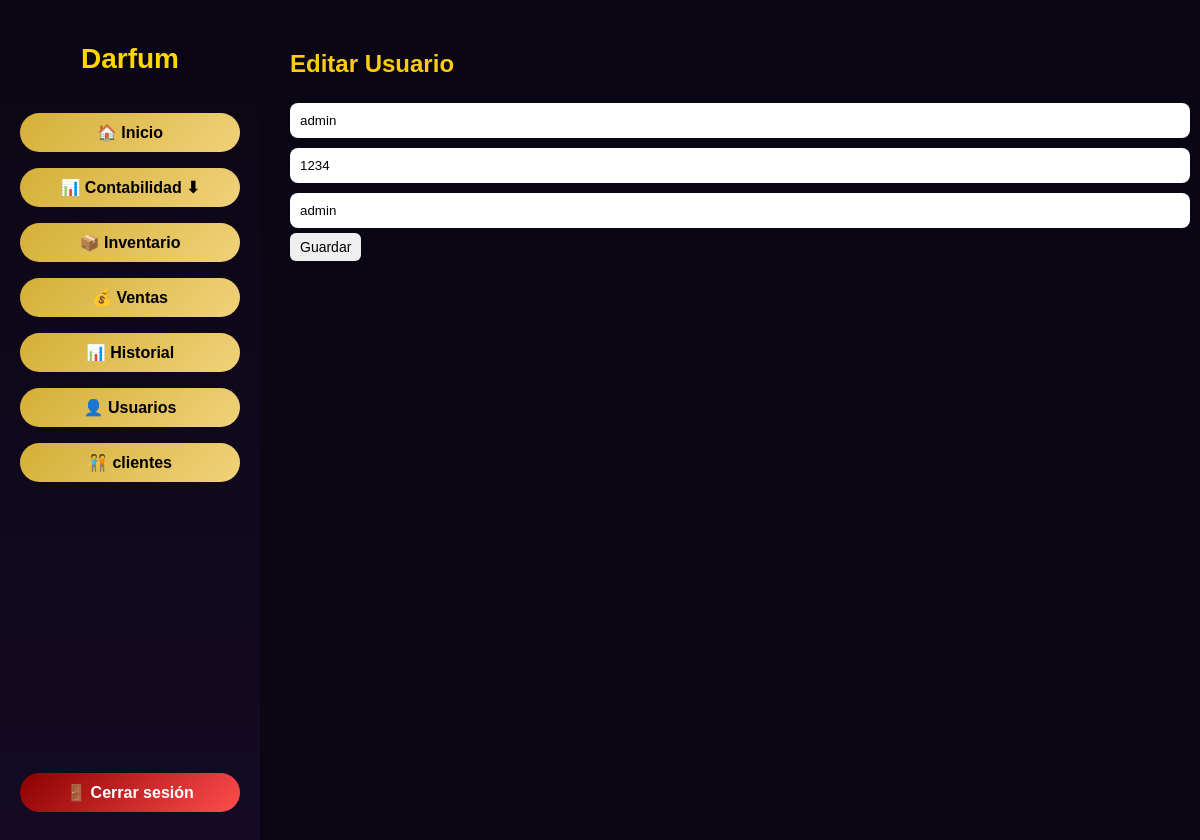
Page /editar_usuario/1 on the committed database.
### tables this page shows
CREATE TABLE usuarios (
    id INTEGER PRIMARY KEY AUTOINCREMENT,
    username TEXT UNIQUE,
    password TEXT,
    rol TEXT
    );

### app.py (the view, shortened to what this page needs)
@app.route("/editar_usuario/<int:id>", methods=["GET", "POST"])
def editar_usuario(id):
    db_path = get_db_path()
    conn = sqlite3.connect(db_path)
    cursor = conn.cursor()
    cursor.execute("SELECT * FROM usuarios WHERE id=?", (id,))
    usuario = cursor.fetchone()
    conn.close()
    return render_template("editar_usuario.html", usuario=usuario)

### app.py (called while the page is built)
def get_db_path():
    BASE_DIR = os.path.dirname(os.path.abspath(__file__))
    return os.path.join(BASE_DIR, "darfum.db")

### templates/editar_usuario.html
{% extends "base.html" %}
{% block contenido %}
<h2>Editar Usuario</h2>
<form method="POST">
    <input type="text" name="username" value="{{ usuario[1] }}" required>
    <input type="text" name="password" value="{{ usuario[2] }}" required>
    <input type="text" name="rol" value="{{ usuario[3] }}" required>
    <button type="submit">Guardar</button>
</form>
{% endblock %}

### static/styles.css (style rules this page uses)
body { margin: 0; font-family: 'Segoe UI', sans-serif; background: #0b0b0f; color: white; }
input { width: 100%; padding: 12px; margin: 10px 0; border-radius: 10px; border: none; }
body { margin: 0; font-family: Arial, sans-serif; background: #0b0613; color: white; }
button { border: none; padding: 6px 10px; border-radius: 6px; cursor: pointer; font-size: 14px; }
h2 { color: #facc15; }
input, select { width: 100%; padding: 10px; margin: 5px 0; border-radius: 8px; border: none; }

### rows in the picture
usuarios: username "admin", password "1234", rol "admin"
